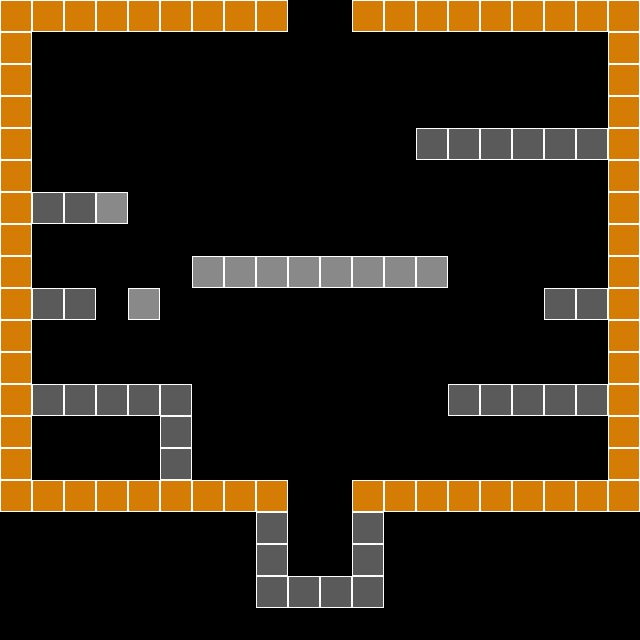

Below is a game level as drawn by its tile map, then a one-line description and the .tmx that defines it (tile-layer data replaced by summaries):
An orthogonal 20x20 tile map with 32x32 px tiles, 1 tile layer (Tile Layer 1) and 6 objects (3x waypoint, player, portal, portalMask).

<map version="1.0" orientation="orthogonal" renderorder="right-down" width="20" height="20" tilewidth="32" tileheight="32" nextobjectid="20">
 <tileset firstgid="1" name="proto_32" tilewidth="32" tileheight="32" tilecount="16" columns="4">
  <image source="proto_32.png" width="128" height="128" />
  <tile id="0">
   <properties>
    <property name="impassable" value="true" />
   </properties>
  </tile>
  <tile id="1">
   <properties>
    <property name="impassable" value="true" />
   </properties>
  </tile>
  <tile id="2">
   <properties>
    <property name="impassable" value="true" />
    <property name="oneWay" value="true" />
   </properties>
  </tile>
  <tile id="3">
   <properties>
    <property name="impassable" value="true" />
   </properties>
  </tile>
  <tile id="4">
   <properties>
    <property name="impassable" value="true" />
   </properties>
  </tile>
  <tile id="5">
   <properties>
    <property name="impassable" value="true" />
   </properties>
  </tile>
  <tile id="6">
   <properties>
    <property name="impassable" value="true" />
   </properties>
  </tile>
  <tile id="7">
   <properties>
    <property name="impassable" value="true" />
   </properties>
  </tile>
  <tile id="8">
   <properties>
    <property name="impassable" value="true" />
   </properties>
  </tile>
  <tile id="9">
   <properties>
    <property name="impassable" value="true" />
   </properties>
  </tile>
  <tile id="10">
   <properties>
    <property name="impassable" value="true" />
   </properties>
  </tile>
  <tile id="11">
   <properties>
    <property name="impassable" value="true" />
   </properties>
  </tile>
  <tile id="12">
   <properties>
    <property name="impassable" value="true" />
   </properties>
  </tile>
  <tile id="13">
   <properties>
    <property name="impassable" value="true" />
   </properties>
  </tile>
  <tile id="14">
   <properties>
    <property name="impassable" value="true" />
   </properties>
  </tile>
 </tileset>
 <layer name="Tile Layer 1" width="20" height="20">
  <data>[400 cells, 106 non-empty, 3 distinct tile ids]</data>
 </layer>
 <objectgroup name="Object Layer 1">
  <object id="1" name="Player" type="player" x="284" y="164" width="30" height="60">
   <properties>
    <property name="id" value="Player" />
   </properties>
  </object>
  <object id="4" type="portal" x="288" y="544" width="64" height="32">
   <properties>
    <property name="isTrigger" value="true" />
    <property name="waypoint" value="top" />
   </properties>
  </object>
  <object id="6" type="portalMask" x="236" y="512" width="164" height="112" />
  <object id="7" type="waypoint" x="316" y="28" width="10" height="10">
   <properties>
    <property name="id" value="top" />
   </properties>
  </object>
  <object id="16" type="waypoint" x="0" y="0" width="640" height="512">
   <properties>
    <property name="id" value="CameraBounds" />
   </properties>
  </object>
  <object id="18" name="Wave" type="waypoint" x="308" y="328" width="12" height="12">
   <properties>
    <property name="tags" value="WavePortal" />
   </properties>
  </object>
 </objectgroup>
</map>